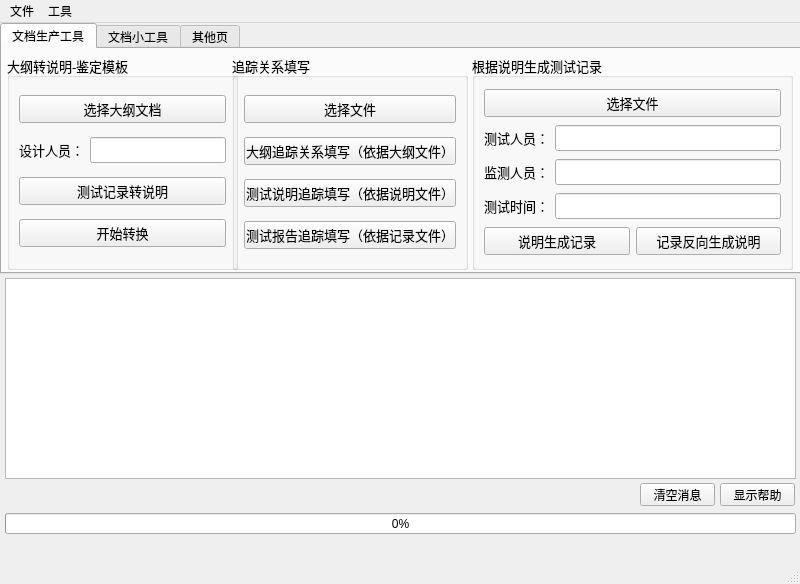
<?xml version="1.0" encoding="UTF-8"?>
<ui version="4.0">
 <class>MainWindow</class>
 <widget class="QMainWindow" name="MainWindow">
  <property name="geometry">
   <rect>
    <x>0</x>
    <y>0</y>
    <width>800</width>
    <height>584</height>
   </rect>
  </property>
  <property name="windowTitle">
   <string>MainWindow</string>
  </property>
  <widget class="QWidget" name="centralwidget">
   <widget class="QTabWidget" name="tabWidget">
    <property name="geometry">
     <rect>
      <x>0</x>
      <y>0</y>
      <width>801</width>
      <height>251</height>
     </rect>
    </property>
    <property name="currentIndex">
     <number>0</number>
    </property>
    <widget class="QWidget" name="tab">
     <attribute name="title">
      <string>文档生产工具</string>
     </attribute>
     <widget class="QGroupBox" name="groupBox">
      <property name="geometry">
       <rect>
        <x>5</x>
        <y>5</y>
        <width>231</width>
        <height>216</height>
       </rect>
      </property>
      <property name="font">
       <font>
        <family>Mongolian Baiti</family>
        <pointsize>10</pointsize>
       </font>
      </property>
      <property name="title">
       <string>大纲转说明-鉴定模板</string>
      </property>
      <property name="alignment">
       <set>Qt::AlignLeading|Qt::AlignLeft|Qt::AlignVCenter</set>
      </property>
      <property name="flat">
       <bool>false</bool>
      </property>
      <layout class="QVBoxLayout" name="verticalLayout">
       <item>
        <widget class="QPushButton" name="pushButton">
         <property name="text">
          <string>选择大纲文档</string>
         </property>
        </widget>
       </item>
       <item>
        <layout class="QHBoxLayout" name="horizontalLayout">
         <item>
          <widget class="QLabel" name="label">
           <property name="text">
            <string>设计人员：</string>
           </property>
          </widget>
         </item>
         <item>
          <widget class="QLineEdit" name="lineEdit"/>
         </item>
        </layout>
       </item>
       <item>
        <widget class="QPushButton" name="pushButton_3">
         <property name="text">
          <string>测试记录转说明</string>
         </property>
        </widget>
       </item>
       <item>
        <widget class="QPushButton" name="pushButton_2">
         <property name="text">
          <string>开始转换</string>
         </property>
        </widget>
       </item>
      </layout>
     </widget>
     <widget class="QGroupBox" name="groupBox_2">
      <property name="geometry">
       <rect>
        <x>230</x>
        <y>5</y>
        <width>236</width>
        <height>216</height>
       </rect>
      </property>
      <property name="font">
       <font>
        <family>Mongolian Baiti</family>
        <pointsize>10</pointsize>
       </font>
      </property>
      <property name="title">
       <string>追踪关系填写</string>
      </property>
      <property name="alignment">
       <set>Qt::AlignLeading|Qt::AlignLeft|Qt::AlignVCenter</set>
      </property>
      <property name="flat">
       <bool>false</bool>
      </property>
      <layout class="QVBoxLayout" name="verticalLayout_2">
       <item>
        <widget class="QPushButton" name="pushButton_4">
         <property name="text">
          <string>选择文件</string>
         </property>
        </widget>
       </item>
       <item>
        <widget class="QPushButton" name="pushButton_6">
         <property name="text">
          <string>大纲追踪关系填写（依据大纲文件）</string>
         </property>
        </widget>
       </item>
       <item>
        <widget class="QPushButton" name="pushButton_5">
         <property name="text">
          <string>测试说明追踪填写（依据说明文件）</string>
         </property>
        </widget>
       </item>
       <item>
        <widget class="QPushButton" name="pushButton_18">
         <property name="text">
          <string>测试报告追踪填写（依据记录文件）</string>
         </property>
        </widget>
       </item>
      </layout>
     </widget>
     <widget class="QGroupBox" name="groupBox_4">
      <property name="geometry">
       <rect>
        <x>470</x>
        <y>5</y>
        <width>321</width>
        <height>216</height>
       </rect>
      </property>
      <property name="font">
       <font>
        <family>Mongolian Baiti</family>
        <pointsize>10</pointsize>
       </font>
      </property>
      <property name="title">
       <string>根据说明生成测试记录</string>
      </property>
      <property name="alignment">
       <set>Qt::AlignLeading|Qt::AlignLeft|Qt::AlignVCenter</set>
      </property>
      <property name="flat">
       <bool>false</bool>
      </property>
      <layout class="QVBoxLayout" name="verticalLayout_4">
       <item>
        <widget class="QPushButton" name="pushButton_11">
         <property name="text">
          <string>选择文件</string>
         </property>
        </widget>
       </item>
       <item>
        <layout class="QHBoxLayout" name="horizontalLayout_2">
         <item>
          <widget class="QLabel" name="label_4">
           <property name="text">
            <string>测试人员：</string>
           </property>
           <property name="textFormat">
            <enum>Qt::AutoText</enum>
           </property>
           <property name="alignment">
            <set>Qt::AlignCenter</set>
           </property>
          </widget>
         </item>
         <item>
          <widget class="QLineEdit" name="lineEdit_4"/>
         </item>
        </layout>
       </item>
       <item>
        <layout class="QHBoxLayout" name="horizontalLayout_3">
         <item>
          <widget class="QLabel" name="label_5">
           <property name="text">
            <string>监测人员：</string>
           </property>
           <property name="textFormat">
            <enum>Qt::AutoText</enum>
           </property>
           <property name="alignment">
            <set>Qt::AlignCenter</set>
           </property>
          </widget>
         </item>
         <item>
          <widget class="QLineEdit" name="lineEdit_5"/>
         </item>
        </layout>
       </item>
       <item>
        <layout class="QHBoxLayout" name="horizontalLayout_4">
         <item>
          <widget class="QLabel" name="label_6">
           <property name="text">
            <string>测试时间：</string>
           </property>
           <property name="textFormat">
            <enum>Qt::AutoText</enum>
           </property>
           <property name="alignment">
            <set>Qt::AlignCenter</set>
           </property>
          </widget>
         </item>
         <item>
          <widget class="QLineEdit" name="lineEdit_6"/>
         </item>
        </layout>
       </item>
       <item>
        <layout class="QHBoxLayout" name="horizontalLayout_5">
         <item>
          <widget class="QPushButton" name="pushButton_12">
           <property name="text">
            <string>说明生成记录</string>
           </property>
          </widget>
         </item>
         <item>
          <widget class="QPushButton" name="pushButton_13">
           <property name="text">
            <string>记录反向生成说明</string>
           </property>
          </widget>
         </item>
        </layout>
       </item>
      </layout>
     </widget>
    </widget>
    <widget class="QWidget" name="tab_2">
     <attribute name="title">
      <string>文档小工具</string>
     </attribute>
     <widget class="QGroupBox" name="groupBox_3">
      <property name="geometry">
       <rect>
        <x>5</x>
        <y>0</y>
        <width>176</width>
        <height>221</height>
       </rect>
      </property>
      <property name="font">
       <font>
        <family>Mongolian Baiti</family>
        <pointsize>10</pointsize>
       </font>
      </property>
      <property name="title">
       <string>UAS单元测试转换</string>
      </property>
      <property name="alignment">
       <set>Qt::AlignLeading|Qt::AlignLeft|Qt::AlignVCenter</set>
      </property>
      <property name="flat">
       <bool>false</bool>
      </property>
      <widget class="QWidget" name="layoutWidget">
       <property name="geometry">
        <rect>
         <x>5</x>
         <y>25</y>
         <width>166</width>
         <height>192</height>
        </rect>
       </property>
       <layout class="QVBoxLayout" name="verticalLayout_3">
        <item>
         <widget class="QLabel" name="label_2">
          <property name="text">
           <string>被测软件名：</string>
          </property>
         </widget>
        </item>
        <item>
         <widget class="QLineEdit" name="lineEdit_2"/>
        </item>
        <item>
         <widget class="QLabel" name="label_3">
          <property name="text">
           <string>被测软件标识：</string>
          </property>
         </widget>
        </item>
        <item>
         <widget class="QLineEdit" name="lineEdit_3"/>
        </item>
        <item>
         <widget class="QPushButton" name="pushButton_7">
          <property name="text">
           <string>请选择SAU报告文档</string>
          </property>
         </widget>
        </item>
        <item>
         <widget class="QPushButton" name="pushButton_8">
          <property name="text">
           <string>开始转换</string>
          </property>
         </widget>
        </item>
       </layout>
      </widget>
     </widget>
     <widget class="QGroupBox" name="groupBox_5">
      <property name="geometry">
       <rect>
        <x>185</x>
        <y>0</y>
        <width>254</width>
        <height>221</height>
       </rect>
      </property>
      <property name="font">
       <font>
        <family>Mongolian Baiti</family>
        <pointsize>10</pointsize>
       </font>
      </property>
      <property name="title">
       <string>自动填充</string>
      </property>
      <property name="alignment">
       <set>Qt::AlignLeading|Qt::AlignLeft|Qt::AlignVCenter</set>
      </property>
      <property name="flat">
       <bool>false</bool>
      </property>
      <layout class="QVBoxLayout" name="verticalLayout_5">
       <item>
        <widget class="QPushButton" name="pushButton_16">
         <property name="text">
          <string>选择文档</string>
         </property>
        </widget>
       </item>
       <item>
        <layout class="QHBoxLayout" name="horizontalLayout_6">
         <item>
          <widget class="QLabel" name="label_7">
           <property name="text">
            <string>单元格左侧：</string>
           </property>
          </widget>
         </item>
         <item>
          <widget class="QLineEdit" name="lineEdit_9"/>
         </item>
        </layout>
       </item>
       <item>
        <layout class="QHBoxLayout" name="horizontalLayout_7">
         <item>
          <widget class="QLabel" name="label_9">
           <property name="text">
            <string>填充的内容：</string>
           </property>
          </widget>
         </item>
         <item>
          <widget class="QLineEdit" name="lineEdit_10"/>
         </item>
        </layout>
       </item>
       <item>
        <layout class="QHBoxLayout" name="horizontalLayout_8">
         <item>
          <widget class="QLabel" name="label_10">
           <property name="text">
            <string>填充的数量：</string>
           </property>
          </widget>
         </item>
         <item>
          <widget class="QLineEdit" name="lineEdit_11"/>
         </item>
        </layout>
       </item>
       <item>
        <layout class="QHBoxLayout" name="horizontalLayout_9">
         <item>
          <widget class="QPushButton" name="pushButton_14">
           <property name="text">
            <string>清空单元格</string>
           </property>
          </widget>
         </item>
         <item>
          <widget class="QPushButton" name="pushButton_15">
           <property name="text">
            <string>填充</string>
           </property>
          </widget>
         </item>
        </layout>
       </item>
      </layout>
     </widget>
     <widget class="QGroupBox" name="groupBox_6">
      <property name="geometry">
       <rect>
        <x>445</x>
        <y>0</y>
        <width>346</width>
        <height>221</height>
       </rect>
      </property>
      <property name="font">
       <font>
        <family>Mongolian Baiti</family>
        <pointsize>10</pointsize>
       </font>
      </property>
      <property name="title">
       <string>提取单元格标题右侧的单元格内容</string>
      </property>
      <property name="alignment">
       <set>Qt::AlignLeading|Qt::AlignLeft|Qt::AlignVCenter</set>
      </property>
      <property name="flat">
       <bool>false</bool>
      </property>
      <layout class="QVBoxLayout" name="verticalLayout_6">
       <item>
        <widget class="QPushButton" name="pushButton_17">
         <property name="text">
          <string>选择文档</string>
         </property>
        </widget>
       </item>
       <item>
        <layout class="QHBoxLayout" name="horizontalLayout_10">
         <item>
          <widget class="QLabel" name="label_8">
           <property name="text">
            <string>单元格标题：</string>
           </property>
          </widget>
         </item>
         <item>
          <widget class="QLineEdit" name="lineEdit_12"/>
         </item>
        </layout>
       </item>
       <item>
        <layout class="QHBoxLayout" name="horizontalLayout_11">
         <item>
          <widget class="QLabel" name="label_11">
           <property name="text">
            <string>单元格标题：</string>
           </property>
          </widget>
         </item>
         <item>
          <widget class="QLineEdit" name="lineEdit_13"/>
         </item>
        </layout>
       </item>
       <item>
        <layout class="QHBoxLayout" name="horizontalLayout_12">
         <item>
          <widget class="QLabel" name="label_12">
           <property name="text">
            <string>单元格标题：</string>
           </property>
          </widget>
         </item>
         <item>
          <widget class="QLineEdit" name="lineEdit_14"/>
         </item>
        </layout>
       </item>
       <item>
        <layout class="QHBoxLayout" name="horizontalLayout_13">
         <item>
          <widget class="QPushButton" name="pushButton_19">
           <property name="text">
            <string>点击提取</string>
           </property>
          </widget>
         </item>
        </layout>
       </item>
      </layout>
     </widget>
    </widget>
    <widget class="QWidget" name="tab_3">
     <attribute name="title">
      <string>其他页</string>
     </attribute>
    </widget>
   </widget>
   <widget class="QTextBrowser" name="textBrowser">
    <property name="geometry">
     <rect>
      <x>5</x>
      <y>255</y>
      <width>791</width>
      <height>201</height>
     </rect>
    </property>
   </widget>
   <widget class="QProgressBar" name="progressBar">
    <property name="geometry">
     <rect>
      <x>5</x>
      <y>490</y>
      <width>791</width>
      <height>21</height>
     </rect>
    </property>
    <property name="sizePolicy">
     <sizepolicy hsizetype="Preferred" vsizetype="Preferred">
      <horstretch>0</horstretch>
      <verstretch>0</verstretch>
     </sizepolicy>
    </property>
    <property name="value">
     <number>0</number>
    </property>
   </widget>
   <widget class="QPushButton" name="pushButton_9">
    <property name="geometry">
     <rect>
      <x>640</x>
      <y>460</y>
      <width>75</width>
      <height>23</height>
     </rect>
    </property>
    <property name="text">
     <string>清空消息</string>
    </property>
   </widget>
   <widget class="QPushButton" name="pushButton_10">
    <property name="geometry">
     <rect>
      <x>720</x>
      <y>460</y>
      <width>75</width>
      <height>23</height>
     </rect>
    </property>
    <property name="text">
     <string>显示帮助</string>
    </property>
   </widget>
  </widget>
  <widget class="QMenuBar" name="menubar">
   <property name="geometry">
    <rect>
     <x>0</x>
     <y>0</y>
     <width>800</width>
     <height>22</height>
    </rect>
   </property>
   <widget class="QMenu" name="menu">
    <property name="title">
     <string>文件</string>
    </property>
    <addaction name="actionopen"/>
    <addaction name="separator"/>
    <addaction name="action_3"/>
   </widget>
   <widget class="QMenu" name="menu_2">
    <property name="title">
     <string>工具</string>
    </property>
    <addaction name="actionAbout"/>
   </widget>
   <addaction name="menu"/>
   <addaction name="menu_2"/>
  </widget>
  <widget class="QStatusBar" name="statusbar"/>
  <action name="actionopen">
   <property name="text">
    <string>打开文件</string>
   </property>
  </action>
  <action name="actionclose">
   <property name="text">
    <string>close</string>
   </property>
  </action>
  <action name="actionAbout">
   <property name="text">
    <string>关于工具</string>
   </property>
  </action>
  <action name="action_3">
   <property name="text">
    <string>退出</string>
   </property>
  </action>
 </widget>
 <resources/>
 <connections/>
</ui>
